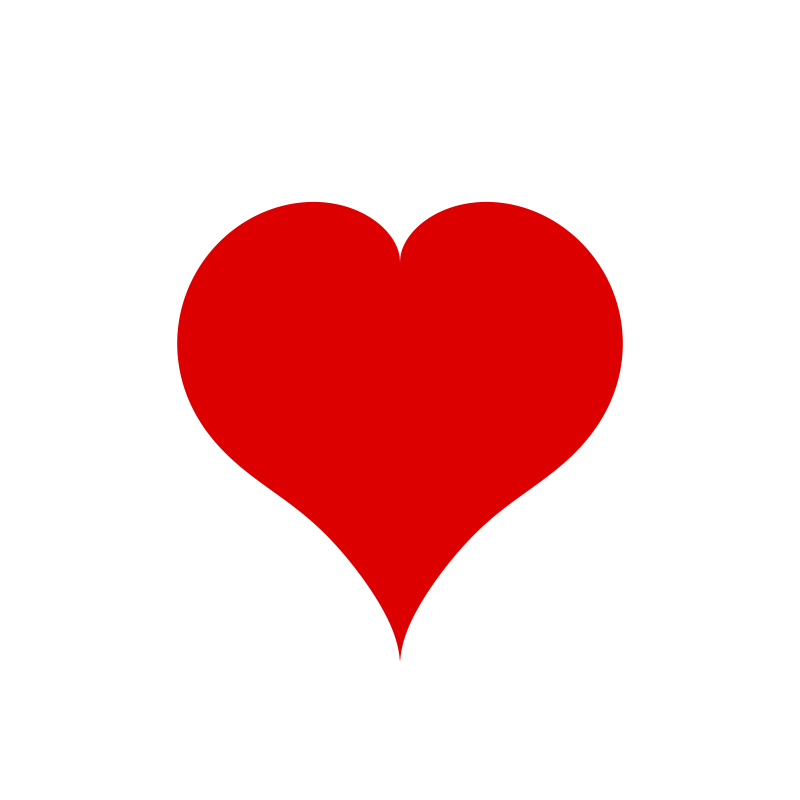
Frame 1 (no input)
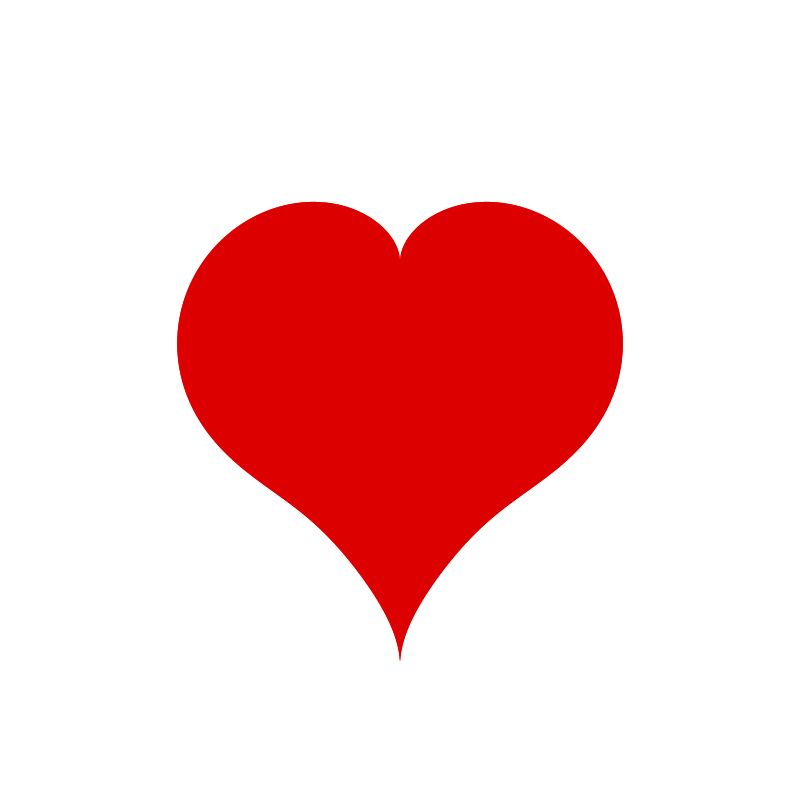
Frame 2 (the mouse pressed at the canvas centre, redrawn once)

The Processing sketch that drew these frames (run headless with seeded random() and noise(); the mouse was pressed at the canvas centre and the sketch redrawn once):

// Processing sketch: PolarLove
// ── PolarLove.pde
void setup() {
  size(800, 800);
  background(255);
  noLoop();
  noStroke();
}

void draw() {
  pushMatrix();
  translate(width / 2, height / 3);
  beginShape();
  for (float a = 0; a <= TWO_PI; a += 0.001) {
    float r = r(a) * 100;
    float x = r * cos(a);
    float y = r * sin(a);
    fill(220, 0, 0);
    vertex(x, -y);
  }
  endShape();
  popMatrix();
}

float r(float theta) {
  return (sin(theta) * sqrt(abs(cos(theta)))) / 
    (sin(theta) + 7.0 / 5.0) - 2 * sin(theta) + 2;
}
